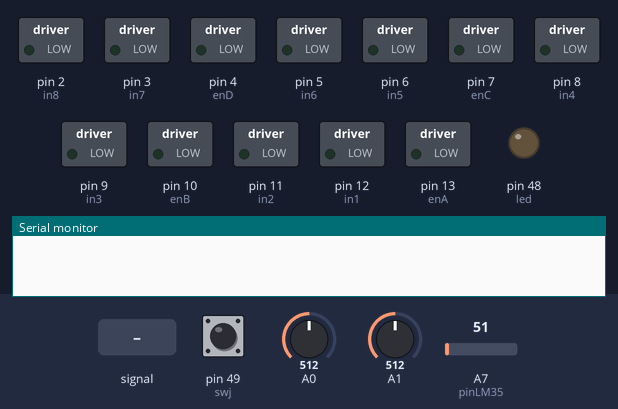
A sketch run on a simulated Arduino Mega 2560, built with avr-gcc and run on an emulated ATmega2560. Parts: switched loads named in the sketch (green lamp = pin HIGH), output pins drawn as LEDs (lit = HIGH), the last lines printed to the serial monitor. Inputs (shaded band) come from the test bench; at power-on: A0 = 512, pin 49 (swj) LOW, A7 (pinLM35) = 51, A1 = 512.

Above: at 1.2 s.
1.3 s: A0 fed a 200 Hz sine of ±255 counts around its level
At 3.7 s:
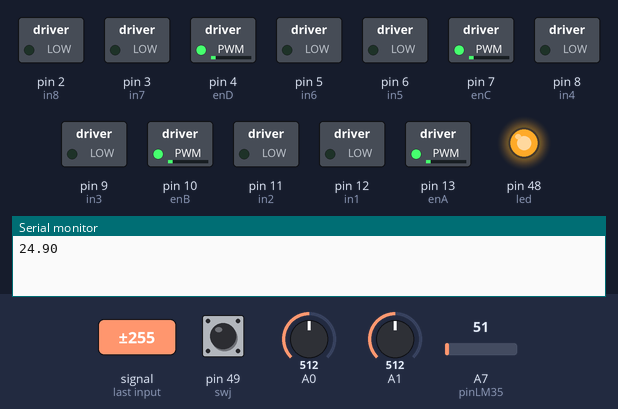
4.4 s: A1 fed a 200 Hz sine of ±81 counts around its level
At 5.6 s:
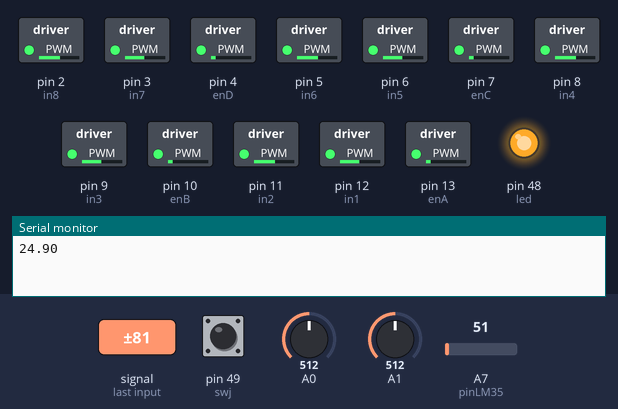
5.9 s: A0 set to 540
At 7.1 s:
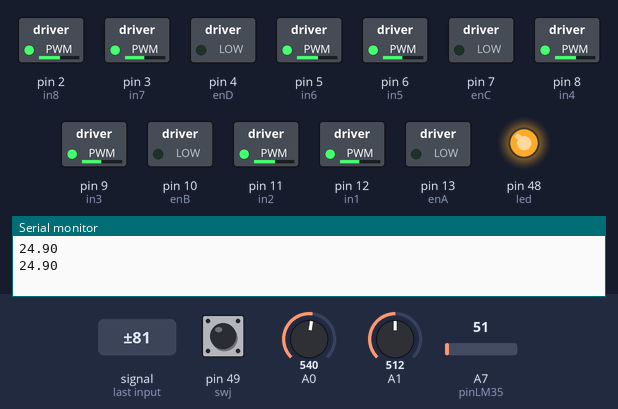
7.4 s: A0 set to 551
At 8.4 s:
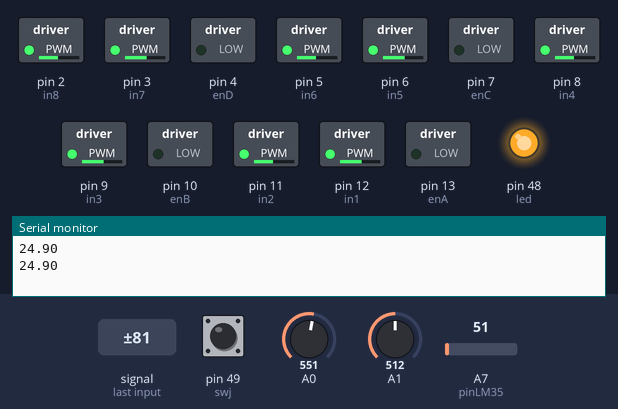
9.2 s: pin 49 (swj) pulled HIGH for 0.15 s
At 9.32 s:
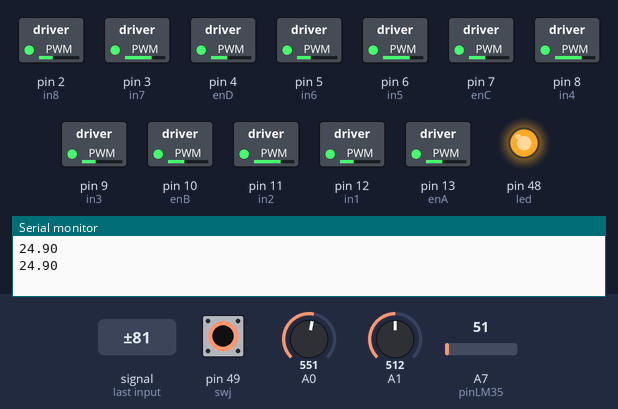
12.8 s: A7 (pinLM35) set to 15
At 17.1 s:
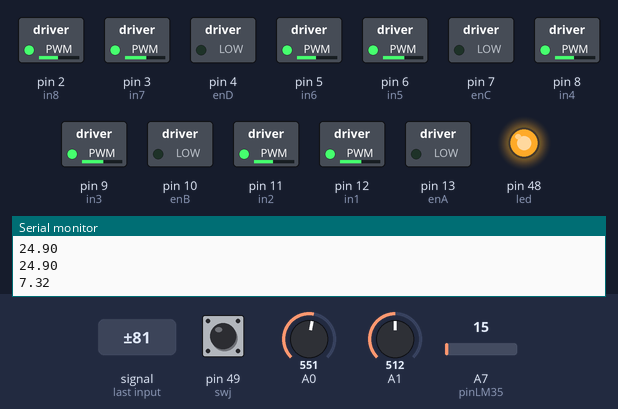
Timing chart, 0 to 21.7 s (numbered marks = the images above; inputs shaded):
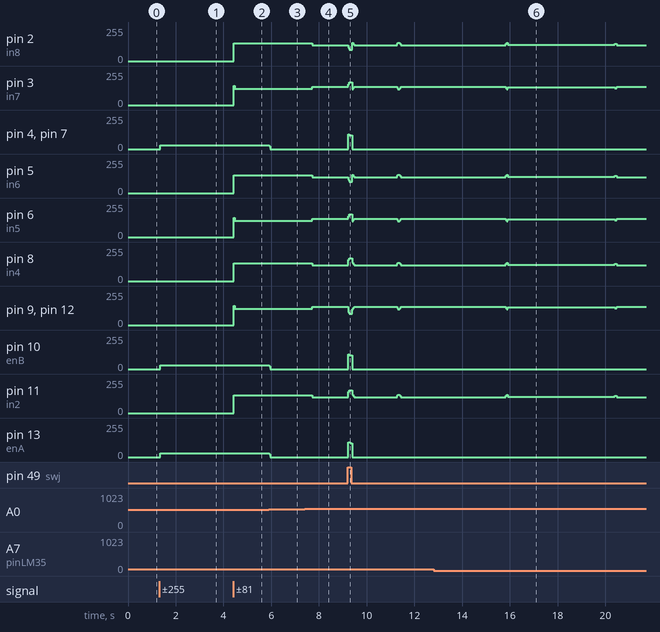

Measured:
- after the input at 1.3 s, pin 4 (enD), pin 7 (enC): 0/255 → 29/255 after 0.05 s; pin 10 (enB), pin 13 (enA): 0/255 → 28/255 after 0.05 s; pin 48 (led): LOW → HIGH after 1.6 s instead of 1.4 s
- after the input at 4.4 s, pin 2 (in8), pin 5 (in6), pin 8 (in4), pin 11 (in2): 0/255 → 132/255 at once; pin 3 (in7), pin 6 (in5), pin 9 (in3), pin 12 (in1): 0/255 → 123/255 at once
- after the input at 5.9 s, pin 4 (enD), pin 7 (enC): 29/255 → 0/255 at once; pin 10 (enB), pin 13 (enA): 28/255 → 0/255 at once
- after the input at 7.4 s, pin 2 (in8), pin 5 (in6), pin 8 (in4), pin 11 (in2): 132/255 → 119/255 after 0.31 s; pin 3 (in7), pin 6 (in5), pin 9 (in3), pin 12 (in1): 123/255 → 136/255 after 0.31 s
- after the input at 12.8 s, pin 2 (in8): 119/255 → 121/255 after 3.0 s, → 129/255 4.6 s later, → 119/255 0.08 s later; pin 3 (in7): 136/255 → 134/255 after 3.0 s, → 126/255 4.6 s later, → 136/255 0.08 s later

The sketch:

Motors.ino
```cpp
/*  Arduino DC Motor Control - PWM | H-Bridge | L298N
    Robotics Project
    by
    Samantha Casilla
    Daniel Dorantes
    Carlos Silva
    David Valerio

    based on Dejan Nedelkovski, www.HowToMechatronics.com
*/


#define enA 13
#define in1 12
#define in2 11
#define enB 10
#define in3 9
#define in4 8
#define enC 7
#define in5 6
#define in6 5
#define enD 4
#define in7 3
#define in8 2
#define swj 49


int motorSpeedA = 0;
int motorSpeedB = 0;
int motorSpeedC = 0;
int motorSpeedD = 0;

// Declaracion de variables globales
float tempC; // Variable para almacenar el valor obtenido del sensor (0 a 1023)
int pinLM35 = 7; // Variable del pin de entrada del sensor (A0)
int led=48;
int counter=0;

void setup() {
  pinMode(enA, OUTPUT);
  pinMode(enB, OUTPUT);
  pinMode(enC, OUTPUT);
  pinMode(enD, OUTPUT);
  pinMode(in1, OUTPUT);
  pinMode(in2, OUTPUT);
  pinMode(in3, OUTPUT);
  pinMode(in4, OUTPUT);
  pinMode(in5, OUTPUT);
  pinMode(in6, OUTPUT);
  pinMode(in7, OUTPUT);
  pinMode(in8, OUTPUT);
  pinMode(swj, INPUT);

  Serial.begin(9600);
  pinMode(48,OUTPUT);
}

void loop() {


  int xAxis = analogRead(A0);  // Read Joysticks X-axis
  int yAxis = analogRead(A1);  // Read Joysticks Y-axis
  //int turn  = digitalRead(22); // Read Joystick push button

  // Y-axis used for forward and backward control
  if (yAxis < 470) {
    // Set Motor A backward
    digitalWrite(in1, HIGH);
    digitalWrite(in2, LOW);
   // Set Motor B backward
    digitalWrite(in3, HIGH);
    digitalWrite(in4, LOW);
    // Set Motor C backward
    digitalWrite(in5, HIGH);
    digitalWrite(in6, LOW);
    // Set Motor D backward
    digitalWrite(in7, HIGH);
    digitalWrite(in8, LOW);

    // Convert the declining Y-axis readings for going backward from 470 to 0 into 0 to 255 value for the PWM signal for increasing the motor speed
    motorSpeedA = map(yAxis, 470, 0, 0, 255);
    motorSpeedB = map(yAxis, 470, 0, 0, 255);
    motorSpeedC = map(yAxis, 470, 0, 0, 255);
    motorSpeedD = map(yAxis, 470, 0, 0, 255);
  }
  else if (yAxis > 550) {
    // Set Motor A forward
    digitalWrite(in1, LOW);
    digitalWrite(in2, HIGH);
    // Set Motor B forward
    digitalWrite(in3, LOW);
    digitalWrite(in4, HIGH);
    // Set Motor C forward
    digitalWrite(in5, LOW);
    digitalWrite(in6, HIGH);
    // Set Motor D forward
    digitalWrite(in7, LOW);
    digitalWrite(in8, HIGH);

    // Convert the increasing Y-axis readings for going forward from 550 to 1023 into 0 to 255 value for the PWM signal for increasing the motor speed
    motorSpeedA = map(yAxis, 550, 1023, 0, 255);
    motorSpeedB = map(yAxis, 550, 1023, 0, 255);
    motorSpeedC = map(yAxis, 550, 1023, 0, 255);
    motorSpeedD = map(yAxis, 550, 1023, 0, 255);
  }

  else if (digitalRead(swj) ==true){
    digitalWrite(in1, LOW);
    digitalWrite(in2, HIGH);
    // Set Motor B forward
    digitalWrite(in3, LOW);
    digitalWrite(in4, HIGH);
    // Set Motor C backward
    digitalWrite(in5, HIGH);
    digitalWrite(in6, LOW);
    // Set Motor D backward
    digitalWrite(in7, HIGH);
    digitalWrite(in8, LOW);

    // Convert the declining Y-axis readings for going backward from 470 to 0 into 0 to 255 value for the PWM signal for increasing the motor speed
    motorSpeedA = 255;
    motorSpeedB = 255;
    motorSpeedC = 255;
    motorSpeedD = 255;
    }

  // If joystick stays in middle the motors are not moving
  else {
    motorSpeedA = 0;
    motorSpeedB = 0;
    motorSpeedC = 0;
    motorSpeedD = 0;

  }

  // X-axis used for left and right control
  if (xAxis < 470) {
    // Convert the declining X-axis readings from 470 to 0 into increasing 0 to 255 value
    int xMapped = map(xAxis, 470, 0, 0, 255);
    // Move to left - decrease left motor speed, increase right motor speed
    motorSpeedA = motorSpeedA - xMapped;
    motorSpeedB = motorSpeedB - xMapped;
    motorSpeedC = motorSpeedC + xMapped;
    motorSpeedD = motorSpeedD + xMapped;
    // Confine the range from 0 to 255
    if (motorSpeedA < 0) {
      motorSpeedA = 0;
    }
    if (motorSpeedB < 0) {
      motorSpeedB = 0;
    }
    if (motorSpeedC > 255) {
      motorSpeedC = 255;
    }
    if (motorSpeedD > 255) {
      motorSpeedD = 255;
    }
  }
  if (xAxis > 550) {
    // Convert the increasing X-axis readings from 550 to 1023 into 0 to 255 value
    int xMapped = map(xAxis, 550, 1023, 0, 255);
    // Move right - decrease right motor speed, increase left motor speed
    motorSpeedA = motorSpeedA + xMapped;
    motorSpeedB = motorSpeedB + xMapped;
    motorSpeedC = motorSpeedC - xMapped;
    motorSpeedD = motorSpeedD - xMapped;
    // Confine the range from 0 to 255
    if (motorSpeedC < 0) {
      motorSpeedC = 0;
    }
    if (motorSpeedD < 0) {
      motorSpeedD = 0;
    }
    if (motorSpeedA > 255) {
      motorSpeedA = 255;
    }
    if (motorSpeedB > 255) {
      motorSpeedB = 255;
    }
  }

  // Prevent buzzing at low speeds (Adjust according to your motors. My motors couldn't start moving if PWM value was below value of 70)
  if (motorSpeedA < 70) {
    motorSpeedA = 0;
  }
  if (motorSpeedB < 70) {
    motorSpeedB = 0;
  }
  if (motorSpeedC < 70) {
    motorSpeedC = 0;
  }
  if (motorSpeedD < 70) {
    motorSpeedD = 0;
  }

  counter=counter+1;
  if(counter==10000){

    // Con analogRead leemos el sensor, recuerda que es un valor de 0 a 1023
  tempC = analogRead(pinLM35);

  // Calculamos la temperatura con la fórmula
  tempC = (tempC*500.0)/1024.0;

  if (tempC<25){
    digitalWrite(led,HIGH);
    }
  else{
     digitalWrite(led,LOW);
    }

  // Envia el dato al puerto serial
  Serial.print(tempC);
  // Salto de línea
  Serial.print("\n");
  counter=0;
  }
  // Esperamos un tiempo para repetir el loop

  analogWrite(enA, motorSpeedA); // Send PWM signal to motor A
  analogWrite(enB, motorSpeedB); // Send PWM signal to motor B
  analogWrite(enC, motorSpeedC); // Send PWM signal to motor C
  analogWrite(enD, motorSpeedD); // Send PWM signal to motor D
}
```
